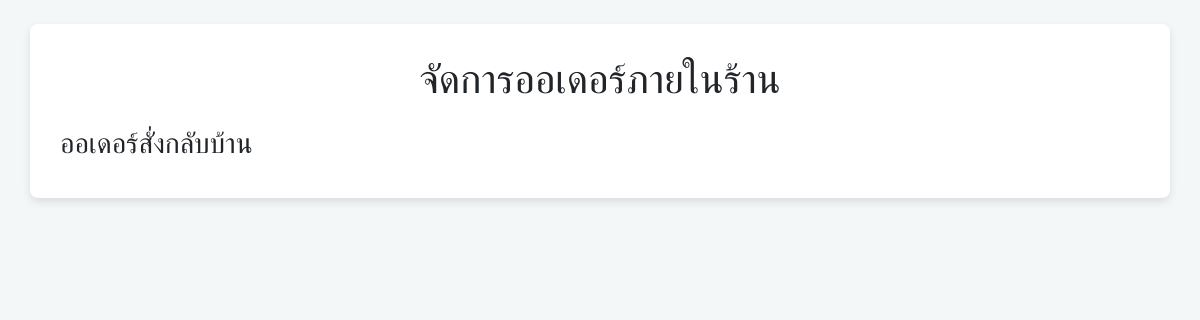
The page /cashier.php on the database as committed earlier.
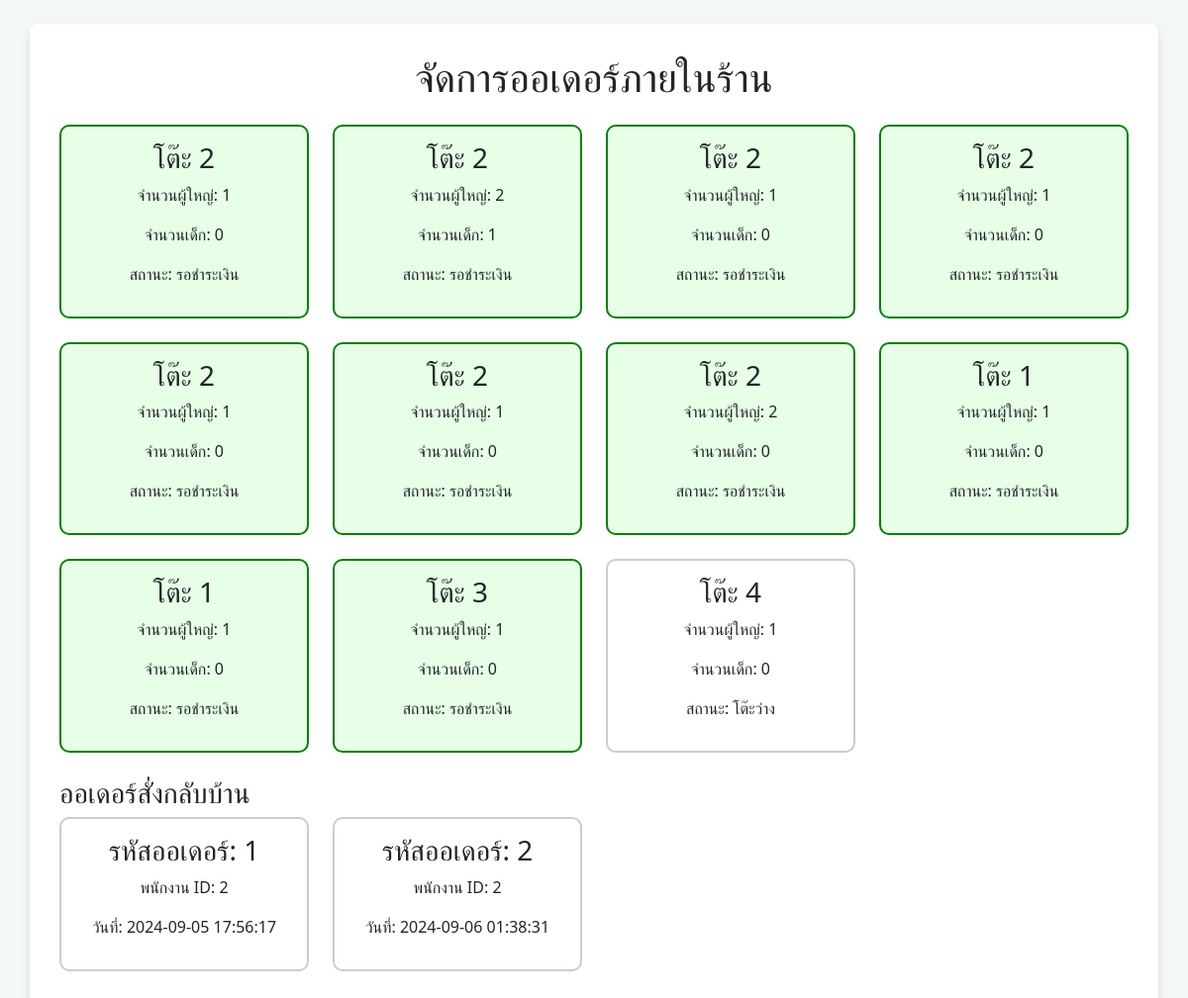
The same page on the database as committed later.
### tables this page shows
CREATE TABLE `order_buffet` (
  `order_buffet_id` int(11) NOT NULL,
  `table_id` int(11) NOT NULL,
  `emp_id` int(11) NOT NULL,
  `order_date` datetime NOT NULL,
  `adult` int(11) NOT NULL,
  `child` int(11) NOT NULL,
  `price_adult` decimal(10,2) NOT NULL,
  `price_child` decimal(10,2) NOT NULL
);

CREATE TABLE `tables` (
  `table_id` int(11) NOT NULL,
  `table_number` int(11) NOT NULL,
  `table_status` int(1) NOT NULL COMMENT '1=available\r\n2=unavailable'
);

CREATE TABLE `order_pickup` (
  `order_pickup_id` int(11) NOT NULL,
  `emp_id` int(11) NOT NULL,
  `order_date` datetime NOT NULL
);

### cashier.php (the view, shortened to what this page needs)
<?php
include 'includes/db_connect.php';
$sql_orders = "SELECT o.order_buffet_id, o.table_id, o.adult, o.child, o.order_date, t.table_number, t.table_status
               FROM order_buffet o
               JOIN tables t ON o.table_id = t.table_id";
$result_orders = $conn->query($sql_orders);
$sql_pickup_orders = "SELECT o.order_pickup_id, o.emp_id, o.order_date
                      FROM order_pickup o";
$result_pickup_orders = $conn->query($sql_pickup_orders);
?>
<!DOCTYPE html>
<html lang="th">
<head>
    <link rel="stylesheet" href="https://cdn.jsdelivr.net/npm/bootstrap@5.2.3/dist/css/bootstrap.min.css">
    <link rel="stylesheet" href="css/cashier.css">
</head>
<body>
    <div class="container mt-4">
        <h1 class="text-center">จัดการออเดอร์ภายในร้าน</h1>
        <div class="row mt-4">
            <?php while ($row = $result_orders->fetch_assoc()) { ?>
                <div class="col-md-3 mb-4">
                    <div class="table-card <?php echo $row['table_status'] == 1 ? 'occupied' : ''; ?>"
                         onclick="goToOrderDetails('<?php echo htmlspecialchars($row['order_buffet_id']); ?>', 'buffet')">
                        <h3>โต๊ะ <?php echo htmlspecialchars($row['table_number']); ?></h3>
                        <p>จำนวนผู้ใหญ่: <?php echo htmlspecialchars($row['adult']); ?></p>
                        <p>จำนวนเด็ก: <?php echo htmlspecialchars($row['child']); ?></p>
                        <p>สถานะ: <?php echo $row['table_status'] == 1 ? 'รอชำระเงิน' : 'โต๊ะว่าง'; ?></p>
                    </div>
                </div>
            <?php } ?>
        </div>
        <div class="col-12">
            <h3>ออเดอร์สั่งกลับบ้าน</h3>
            <div class="row">
                <?php while ($row = $result_pickup_orders->fetch_assoc()) { ?>
                    <div class="col-md-3 mb-4">
                        <div class="table-card" onclick="goToOrderDetails('<?php echo htmlspecialchars($row['order_pickup_id']); ?>', 'pickup')">
                            <h3>รหัสออเดอร์: <?php echo htmlspecialchars($row['order_pickup_id']); ?></h3>
                            <p>พนักงาน ID: <?php echo htmlspecialchars($row['emp_id']); ?></p>
                            <p>วันที่: <?php echo htmlspecialchars($row['order_date']); ?></p>
                        </div>
                    </div>
                <?php } ?>
            </div>
        </div>
    </div>
</body>
</html>

Rows that differ between the two databases and show on the page:
added order_buffet: table.table_number "2", adult "1", child "0", shows "รอชำระเงิน"
added order_buffet: table.table_number "2", adult "2", child "1", shows "รอชำระเงิน"
added order_buffet: table.table_number "2", adult "1", child "0", shows "รอชำระเงิน"
added order_buffet: table.table_number "2", adult "1", child "0", shows "รอชำระเงิน"
added order_buffet: table.table_number "2", adult "1", child "0", shows "รอชำระเงิน"
added order_buffet: table.table_number "2", adult "1", child "0", shows "รอชำระเงิน"
added order_buffet: table.table_number "2", adult "2", child "0", shows "รอชำระเงิน"
added order_buffet: table.table_number "1", adult "1", child "0", shows "รอชำระเงิน"
added order_buffet: table.table_number "1", adult "1", child "0", shows "รอชำระเงิน"
added order_buffet: table.table_number "3", adult "1", child "0", shows "รอชำระเงิน"
added order_buffet: table.table_number "4", adult "1", child "0", shows "โต๊ะว่าง"
added order_pickup: order_pickup_id "1", emp "2", order_date "2024-09-05 17:56:17"
added order_pickup: order_pickup_id "2", emp "2", order_date "2024-09-06 01:38:31"
